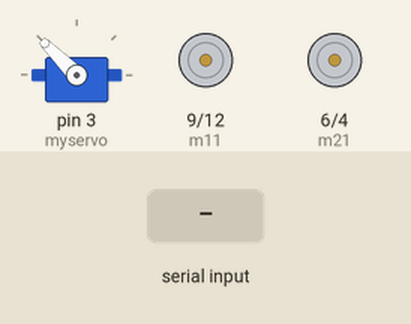
Recording of a sketch running on a simulated Arduino Uno, built with avr-gcc and run on an emulated ATmega328P. Parts: servo, motor-driver pin pairs drawn as motors (green arrow = first pin HIGH = forward, orange = second pin HIGH = backward, longer = more drive, scaled by the enable pin). Inputs (shaded band) come from the test bench.

Above: at 1.2 s.
1.3 s: "3" received over Serial
At 2.0 s:
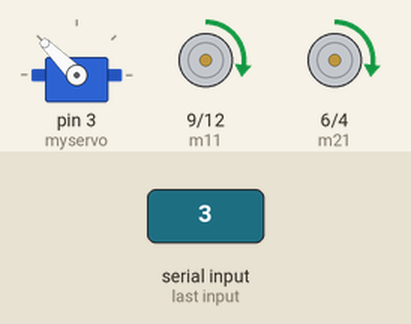
2.8 s: "4" received over Serial
At 3.2 s:
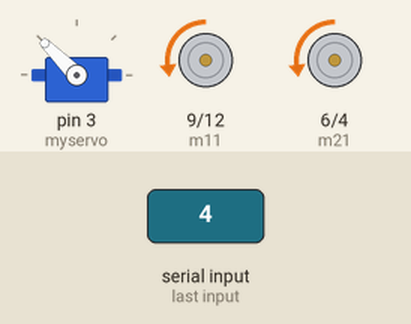
Timing chart, 0 to 5.8 s (numbered marks = the images above; inputs shaded):
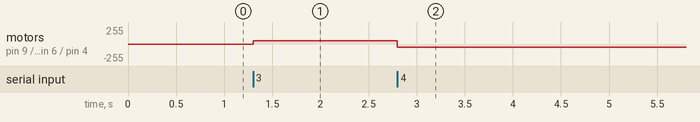

Measured:
- after the input at 1.3 s, motor on pin 9 (m11) / pin 12 (m12), motor on pin 6 (m21) / pin 4 (m22): stopped → forward 50/255 at once
- after the input at 2.8 s, motor on pin 9 (m11) / pin 12 (m12), motor on pin 6 (m21) / pin 4 (m22): forward 50/255 → backward 50/255 at once

The sketch:

final.ino
```cpp
#include <Servo.h>
int m12 =12; //right motor
int m11 =9;
int m21 =6;
int m22=4;
int pwm1=5;
int pwm2=11;
int supply = 10;
 Servo myservo;
int incomingbyte=0;
int servoposition=135;
void setup()
{
  Serial.begin(9600);
myservo.attach(3);
myservo.write(servoposition);
pinMode(m11,OUTPUT);
pinMode(m12,OUTPUT);
pinMode(m21,OUTPUT);
pinMode(m22,OUTPUT);
pinMode(pwm1,OUTPUT);
pinMode(pwm2,OUTPUT);
}
void loop()
{
  if(Serial.available()>0)
  {
  incomingbyte=Serial.read();

  switch(incomingbyte)
 {
   case '1':
   servoposition+=1;
   if(servoposition>180)
   {
     servoposition=170;
   }
  break;
   case '2':
   servoposition-=1;
   if(servoposition<0)
   {
     servoposition=0;
   }
  break;
  case '3':
   front();
  break;
  case '4':
  back();
  break;
  case '5':
  stopall();
  break;
 }
 myservo.write(servoposition);
}
}

void back()
{
  digitalWrite(supply,HIGH);
 digitalWrite(m11,LOW);
 digitalWrite(m12,HIGH);
 digitalWrite(m21,LOW);
 digitalWrite(m22, HIGH);
 analogWrite(pwm1,50);
 analogWrite(pwm2,50);


}
void front()
{
  digitalWrite(supply,HIGH);
 digitalWrite(m11,HIGH);
 digitalWrite(m12,LOW);
 digitalWrite(m21,HIGH);
 digitalWrite(m22, LOW);
 analogWrite(pwm1,50);
 analogWrite(pwm2,50);


}

void stopall()
{

 digitalWrite(m11,LOW);
 digitalWrite(m12,LOW);
 digitalWrite(m21,LOW);
 digitalWrite(m22, LOW);
 analogWrite(pwm1,0);
 analogWrite(pwm2,0);


}
```
